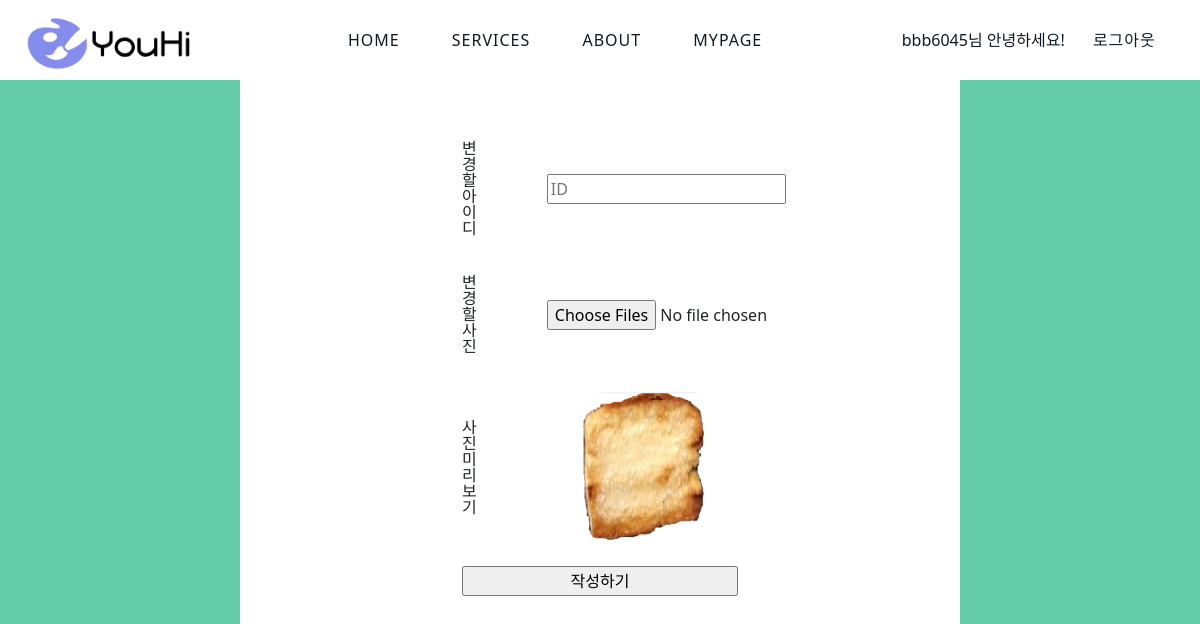
/edit_user/ (signed in), run on the app's committed database.
### user/models.py (models this page shows)
class UserModel(AbstractUser):
    class Meta:
        db_table = "my_user"
    fro_image = models.ImageField(upload_to='images/', blank=True, null=True)

### user/views.py (the view, shortened to what this page needs)
# urls.py: path('edit_user/', views.edit_user, name='edit_user'),
def edit_user(request):
    username = request
    userprofile = UserModel.objects.get(username=request.user).fro_image
    if request.method == 'GET':
        return render(request, 'user/edit_profile.html',{"username":username,"image":userprofile})

### templates/user/edit_profile.html (shortened to what this page needs)
{% extends "base.html" %}
{% load static %}
{% block head %}
    <link rel='stylesheet' href="{% static 'css/edit_profile.css' %}" media='screen'>
{% endblock %}
{% block main %}
    <div id ="wraper">
        <div id="edit_box">
            <form method="POST" action="/edit_user/" enctype="multipart/form-data">
                <div id="edit_box_box">
                    <div class="flex">
                        <p> 변경할 아이디</p>
                        <input type="text" placeholder="ID" name="title">
                    </div>
                    <div class="flex">
                        <p> 변경할 사진</p>
                        <input type="file" onchange="readURL(this);" name="imgs" multiple>
                    </div>
                    <div class="flex">
                        <p> 사진 미리보기</p>
                        <img id="blah" src=../media/{{ image }} >
                    </div>
                    <input type="submit" value="작성하기">
                </div>
            </form>
        </div>
    </div>
{% endblock %}

### templates/base.html (shortened to what this page needs)
<!DOCTYPE html>
{% load static %}
<html lang="en">
<head>
        <link rel='stylesheet' href="{% static 'css/base.css' %}" media='screen'>
        <link href="https://cdn.jsdelivr.net/npm/bootstrap@5.0.2/dist/css/bootstrap.min.css" rel="stylesheet"
>
    {% block head %}
    {% endblock %}
</head>
<body>
<nav id="navbar">
    <div class="nav-wrapper">
        <div class="logo">
            <a href="/"><img src="/static/img/logoo.png"></a>
        </div>
        {% if user.is_authenticated %}
            <ul id="menu">
                <li><a href="/">Home</a></li>
                <li><a href="">Services</a></li>
                <li><a href="/about">About</a></li>
                <li><a href="/mypage">Mypage</a></li>
            </ul>
            <ul id="logout">
                <li>{{ user.username }}님 안녕하세요!</li>
                <li><a href="{% url 'logout' %}">로그아웃</a></li>
            </ul>
        {% endif %}
    </div>
</nav>
<div id="all-container">
    <div id=base_contain>
        {% block main %}
        {% endblock %}
    </div>
</div>
</body>
</html>

### static/css/base.css (style rules this page uses)
#navbar { background: white; color: rgb(13, 26, 38); position: fixed; top: 0; height: 80px; line-height: 60px; width: 100%; z-index: 5; }
.nav-wrapper { margin: auto; text-align: center; width: 100%; height: 100%; display: grid; grid-gap:5px; grid-template-columns: 1fr 3fr 1.5fr; grid-template-areas: "a b c . . . "; }
.logo img { display: inline-block; margin-top: 15px; height: 60px; grid-area: a; }
#menu { display: inline-block; list-style: none; margin-top: 10px; transition: transform 0.5s ease-out; -webkit-transition: transform 0.5s ease-out; grid-area: b; }
#logout { display: inline-block; list-style: none; margin-top: 10px; margin-right: 10px; transition: transform 0.5s ease-out; -webkit-transition: transform 0.5s ease-out; grid-area: c; width: 100%; }
#navbar li { display: inline-block; }
#navbar li a { color: rgb(13, 26, 38); display: block; font-size: 1em; height: 50px; letter-spacing: 1px; margin: 0 20px; padding: 0 4px; position: relative; text-decoration: none; text-transform: uppercase; transition: all 0.5s ease; -webkit-transition: all 0.5s ease; }
#navbar li a:before, #navbar li a:after { content: ''; position: absolute; width: 0%; height: 1px; bottom: -1px; background: rgb(13, 26, 38); }
#navbar li a:before { left: 0; transition: 0.5s; }
#navbar li a:after { background: rgb(13, 26, 38); right: 0; }
#all-container { z-index: 3; padding-top: 80px; }

### static/css/edit_profile.css (style rules this page uses)
#edit_box { margin: auto; justify-items: center; text-align: center; width: 60%; height: 90vh; background: white; }
#wraper { background: mediumaquamarine; }
#edit_box_box { display: flex; flex-flow: column; text-align: center; justify-items: center; justify-content: center; margin: auto; padding: 10% 20% 10% 20%; }
.flex { display: flex; text-align: left; justify-items: center; align-items: center; padding-bottom: 3%; }
.flex>p { padding-top: 5%; line-height: 100%; padding-right: 70px; width: 40%; }
.flex>img { width: 15vw; height: 15vw; border-radius: 50%; }

### data on the page
UserModel: username "bbb6045", fro_image (picture)
